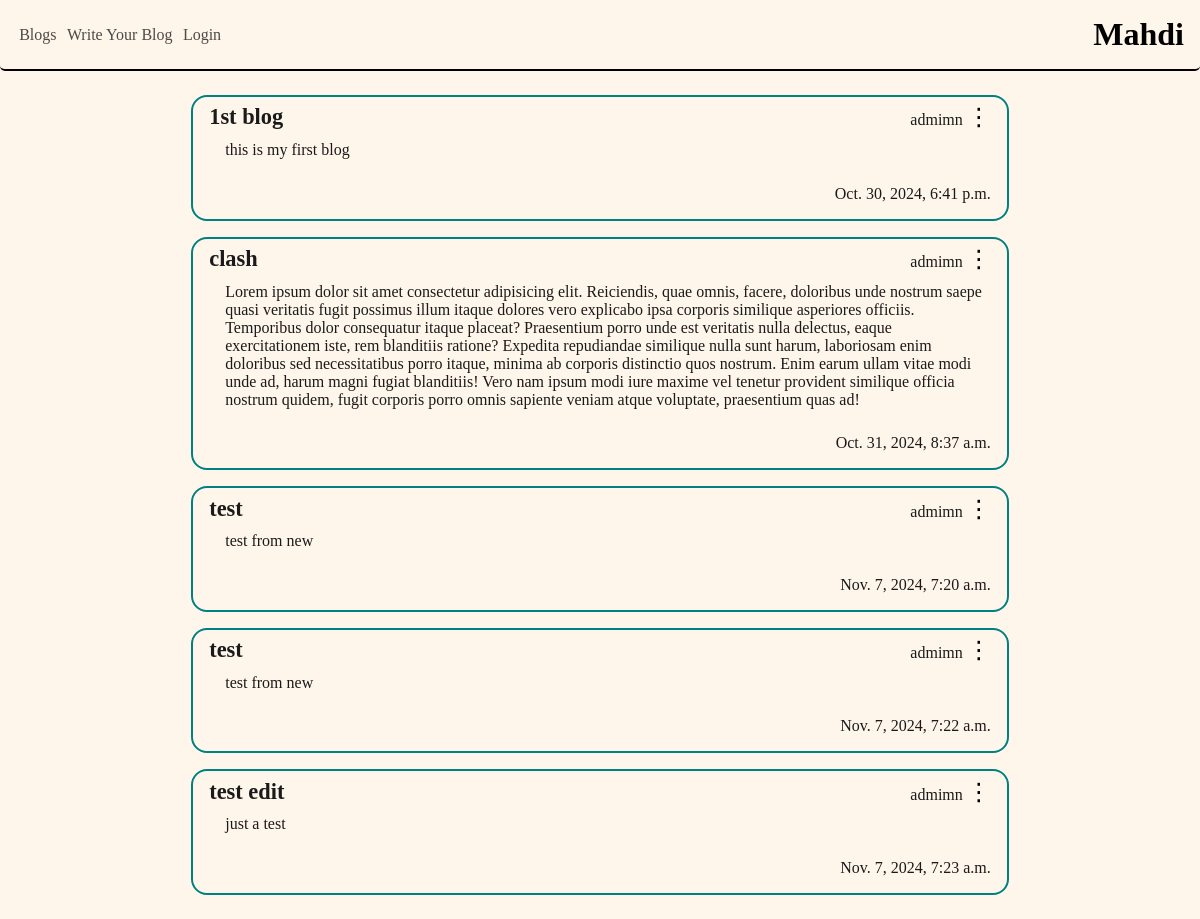
The app's page /, older data.
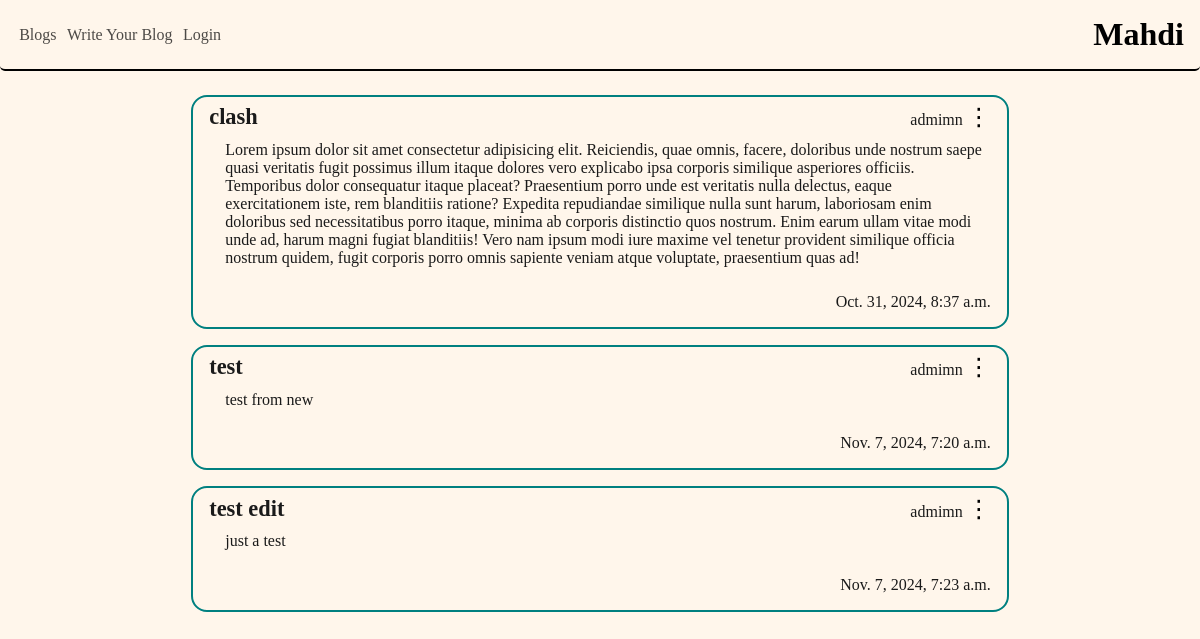
The same page, newer data.
### blog/models.py (models this page shows, shortened)
class Blog(models.Model):
    title = models.CharField(max_length=255)
    text = models.TextField()
    author = models.ForeignKey('auth.User', on_delete=models.CASCADE)
    creation_time = models.DateTimeField(auto_now_add=True)
    visable = models.BooleanField(default=True)

### blog/views.py (the view)
# urls.py: path('', views.BlogListView.as_view(), name='blogs'),
class BlogListView(ListView):
    model = Blog
    template_name = "blog/blogs.html"
    context_object_name = "blogs"

### templates/blog/blogs.html (shortened to what this page needs)
{% extends "base.html" %}
{% load static %}
{% block style %}<link rel="stylesheet" href="{% static 'blog/style.css' %}">{% endblock style %}
{% block content %}
    <div class="blogs">
        {% for blog in blogs %}
        {% if blog.visable %}
        <div class="blog">
            <div class="author">
                <h1>{{ blog.title }}</h1>
                <div class="dropdown">
                    <span>{{ blog.author }}</span>
                    <button onclick="toggleMenu('{{ blog.id }}')" class="menu-btn">⋮</button>
                </div>
            </div>
            <div class="body" >
                <p>{{ blog.text }}</p>
            </div>
            <div class="time">
                <span>{{ blog.creation_time }}</span>
            </div>
        </div>
        {% endif %}
        {% endfor %}
    </div>
{% endblock content %}

Row changes from the older to the newer data that the page shows:
removed Blog: title "1st blog", author "admimn", text "this is my first blog", creation_time "Oct. 30, 2024, 6:41 p.m."
removed Blog: title "test", author "admimn", text "test from new", creation_time "Nov. 7, 2024, 7:22 a.m."
